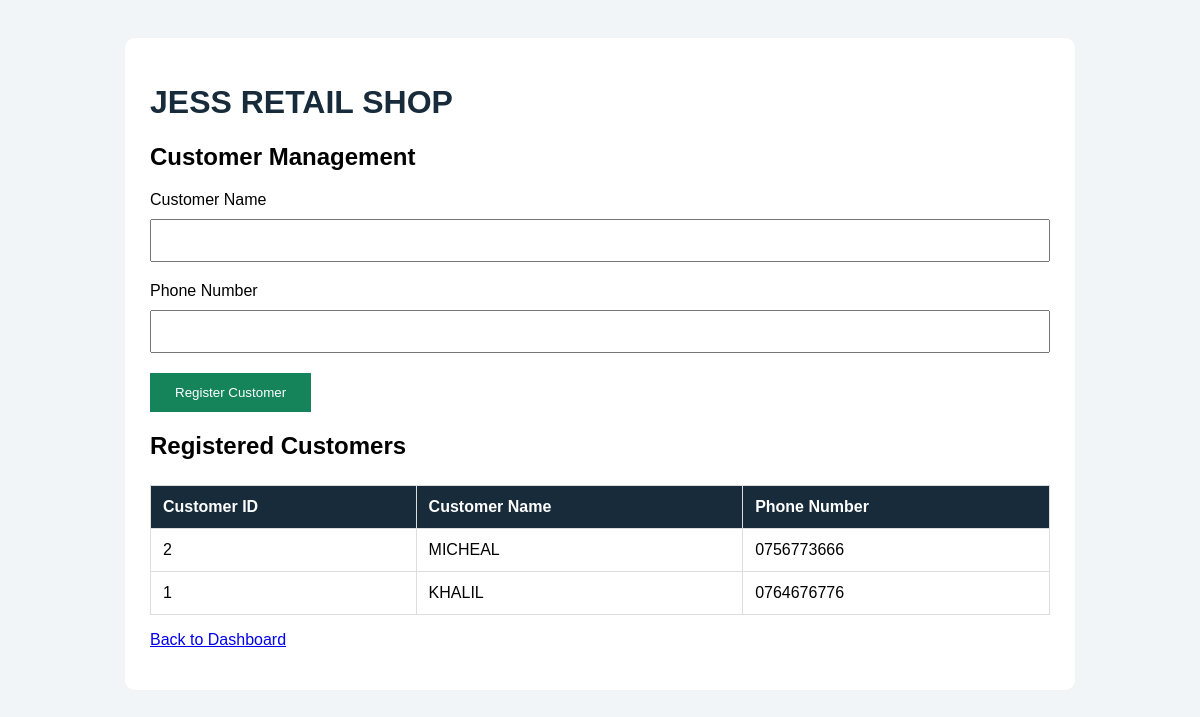
Before: /customers.php with the older database file.
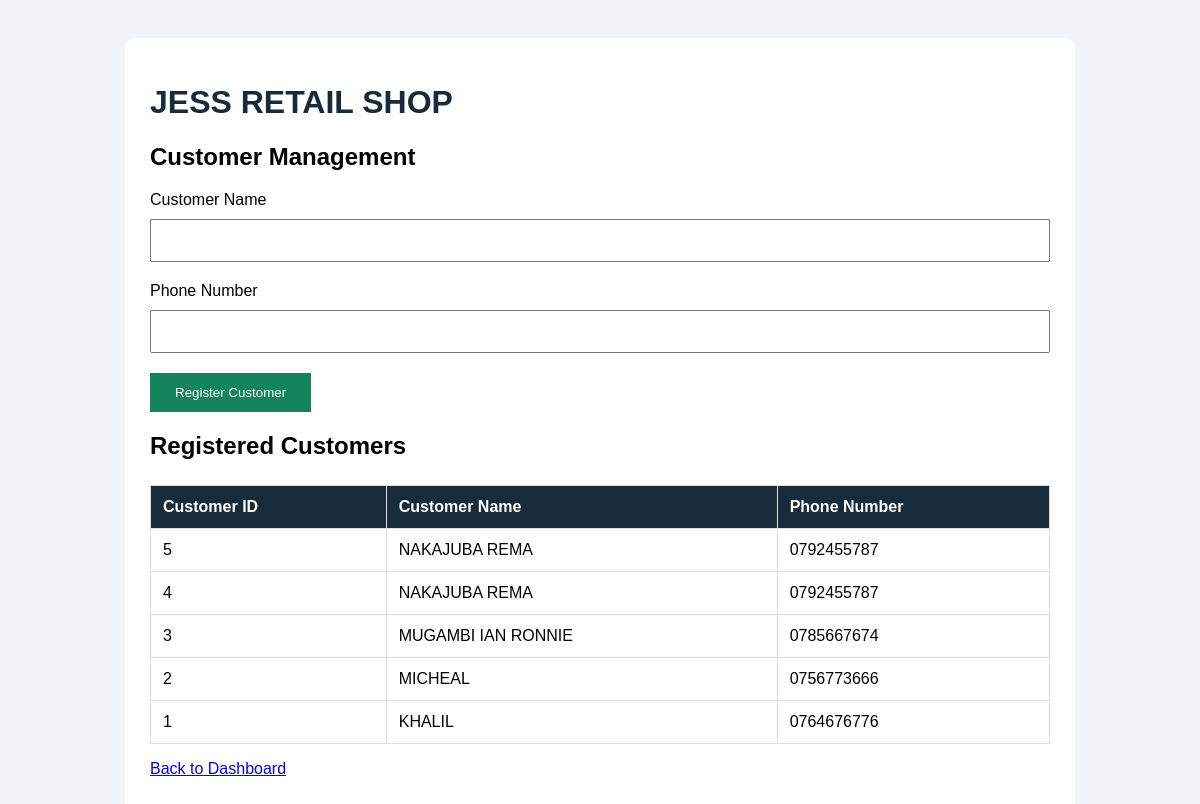
After: the same page with the newer database file.
### tables this page shows
CREATE TABLE `customers` (
  `customer_id` int(11) NOT NULL,
  `customer_name` varchar(100) NOT NULL,
  `phone_number` varchar(20) DEFAULT NULL
);

### customers.php (the view, shortened to what this page needs)
<?php
$conn = new mysqli("localhost", "root", "", "jess retail shop");
$result = $conn->query("SELECT * FROM customers ORDER BY customer_id DESC");
?>
<!DOCTYPE html>
<html>
<head>
</head>
<body>
<div class="container">
<h1>JESS RETAIL SHOP</h1>
<h2>Customer Management</h2>
<form method="POST">
<label>Customer Name</label>
<input type="text" name="customer_name" required>
<label>Phone Number</label>
<input type="text" name="phone_number">
<button type="submit" name="add_customer">
Register Customer
</button>
</form>
<h2>Registered Customers</h2>
<table>
<tr>
<th>Customer ID</th>
<th>Customer Name</th>
<th>Phone Number</th>
</tr>
<?php while ($row = $result->fetch_assoc()) { ?>
<tr>
<td><?php echo $row['customer_id']; ?></td>
<td><?php echo htmlspecialchars($row['customer_name']); ?></td>
<td><?php echo htmlspecialchars($row['phone_number']); ?></td>
</tr>
<?php } ?>
</table>
<p><a href="index.php">Back to Dashboard</a></p>
</div>
</body>
</html>

Changed rows visible on the page:
added customers: customer_id "5", customer_name "NAKAJUBA REMA", phone_number "0792455787"
added customers: customer_id "4", customer_name "NAKAJUBA REMA", phone_number "0792455787"
added customers: customer_id "3", customer_name "MUGAMBI IAN RONNIE", phone_number "0785667674"
